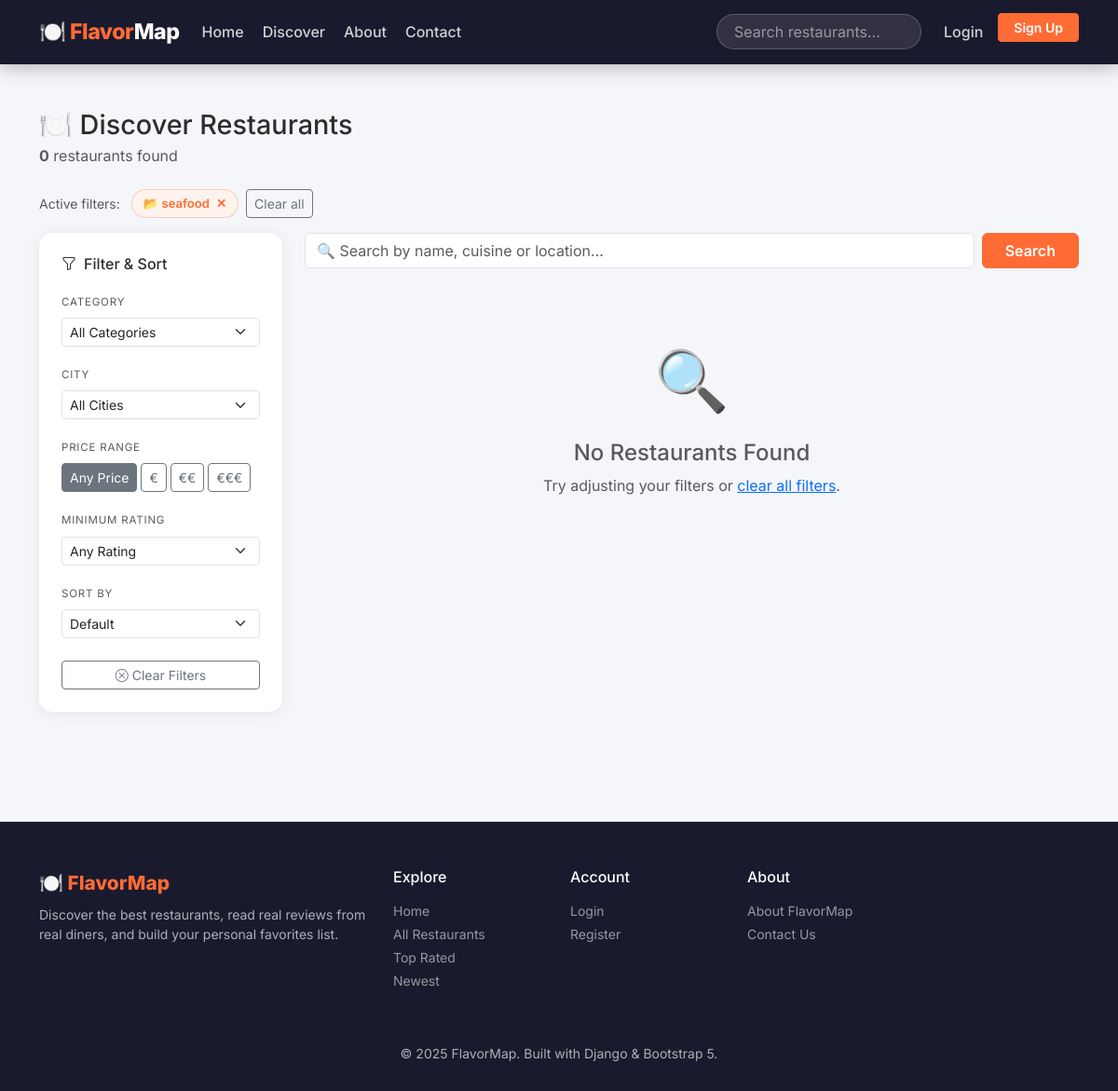
Page /restaurants/?category=seafood on the earlier database version.
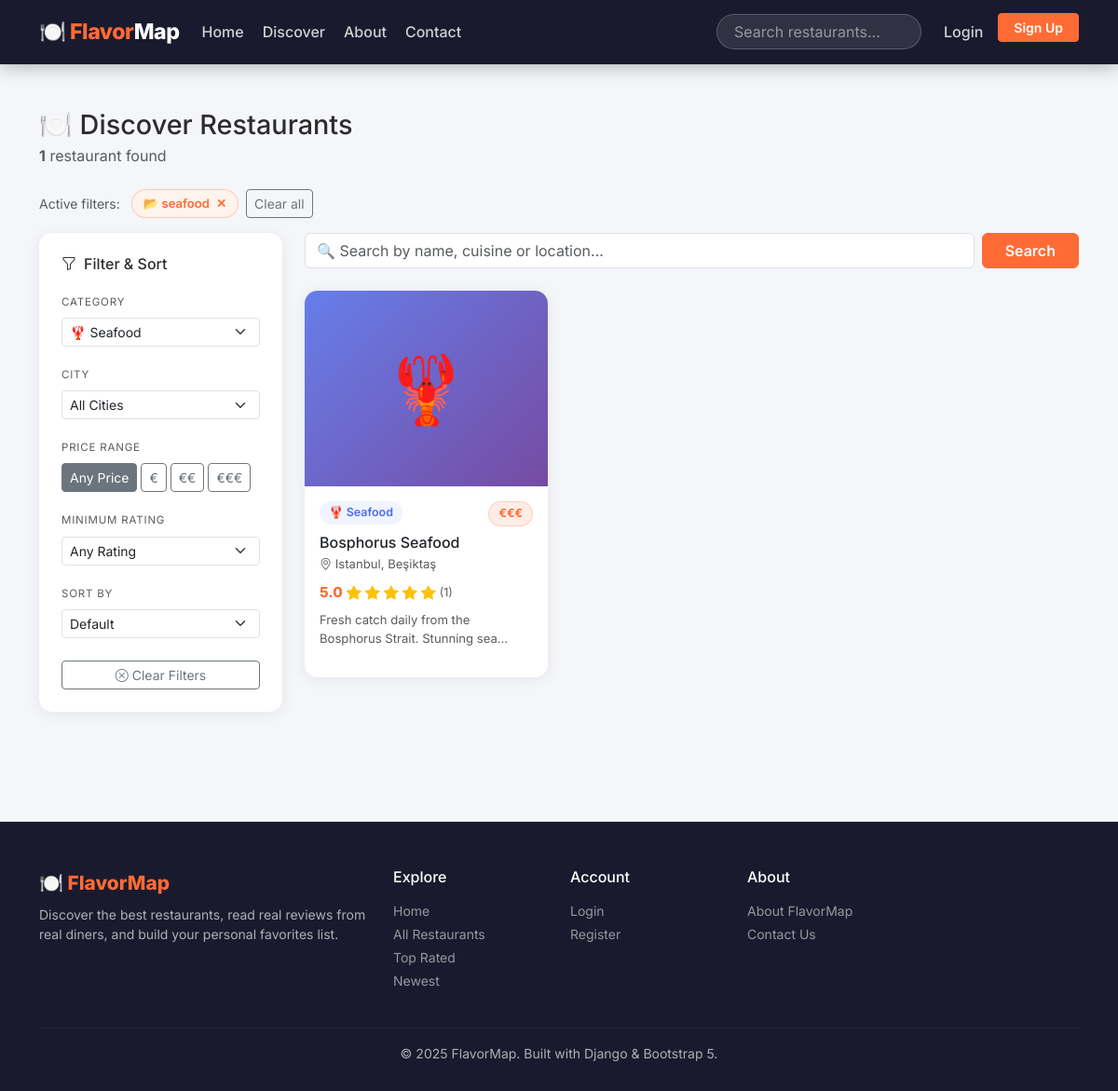
Same page on the later database version.
### restaurants/models.py (models this page shows, shortened)
class Restaurant(models.Model):
    PRICE_CHOICES = [
        ('€',   '€ — Budget-friendly'),
        ('€€',  '€€ — Mid-range'),
        ('€€€', '€€€ — Fine Dining'),
    ]
    name = models.CharField(max_length=200)
    description = models.TextField()
    address = models.CharField(max_length=300)
    city = models.CharField(max_length=100)
    district = models.CharField(max_length=100, blank=True)
    phone = models.CharField(max_length=30, blank=True)
    email = models.EmailField(blank=True)
    website = models.URLField(blank=True)
    price_range = models.CharField(max_length=5, choices=PRICE_CHOICES, default='€€')
    category = models.ForeignKey(
        Category, on_delete=models.SET_NULL, null=True,
        related_name='restaurants'
    )
    owner = models.ForeignKey(
        User, on_delete=models.SET_NULL, null=True, blank=True,
        related_name='owned_restaurants'
    )
    is_claimed = models.BooleanField(default=False)
    latitude = models.DecimalField(max_digits=9, decimal_places=6, null=True, blank=True)
    longitude = models.DecimalField(max_digits=9, decimal_places=6, null=True, blank=True)
    main_photo = models.ImageField(upload_to='restaurants/main/', blank=True, null=True)
    created_at = models.DateTimeField(auto_now_add=True)
    updated_at = models.DateTimeField(auto_now=True)
    class Meta:
        ordering = ['-created_at']

class Category(models.Model):
    name = models.CharField(max_length=100)
    slug = models.SlugField(unique=True)
    icon = models.CharField(max_length=10, default='🍽️')
    description = models.TextField(blank=True)
    created_at = models.DateTimeField(auto_now_add=True)
    class Meta:
        verbose_name_plural = 'categories'
        ordering = ['name']

### restaurants/views.py (the view, shortened to what this page needs)
# urls.py: path('restaurants/',            views.restaurant_list,   name='restaurant_list'),
def restaurant_list(request):
    qs = Restaurant.objects.select_related('category').annotate(
        avg_r=Avg('reviews__rating'),
        rev_count=Count('reviews'),
    )
    form = SearchFilterForm(request.GET or None)
    cities = Restaurant.objects.values_list('city', flat=True).distinct().order_by('city')
    categories_qs = Category.objects.all().order_by('name')
    form.fields['city'].choices = [('', 'All Cities')] + [(c, c) for c in cities]
    form.fields['category'].choices = [('', 'All Categories')] + [
        (cat.slug, f"{cat.icon} {cat.name}") for cat in categories_qs
    ]
    q          = request.GET.get('q', '').strip()
    category   = request.GET.get('category', '')
    city       = request.GET.get('city', '')
    price      = request.GET.get('price_range', '')
    min_rating = request.GET.get('min_rating', '')
    sort       = request.GET.get('sort', '')
    if category:
        qs = qs.filter(category__slug=category)
    if city:
        qs = qs.filter(city__iexact=city)
    if price:
        qs = qs.filter(price_range=price)
    if min_rating:
        qs = qs.filter(avg_r__gte=float(min_rating))
    SORT_MAP = {
        'rating':     '-avg_r',
        'newest':     '-created_at',
        'reviews':    '-rev_count',
        'price_asc':  'price_range',
        'price_desc': '-price_range',
    }
    qs = qs.order_by(SORT_MAP.get(sort, '-created_at'))
    paginator = Paginator(qs, 12)
    page_obj  = paginator.get_page(request.GET.get('page'))
    get_copy = request.GET.copy()
    get_copy.pop('page', None)
    context = {
        'page_title':   'Discover Restaurants',
        'restaurants':  page_obj,
        'form':         form,
        'categories':   categories_qs,
        'cities':       cities,
        'total_count':  paginator.count,
        'query_string': get_copy.urlencode(),
        'active_q':          q,
        'active_category':   category,
        'active_city':       city,
        'active_price':      price,
        'active_min_rating': min_rating,
        'active_sort':       sort,
    }
    return render(request, 'restaurants/restaurant_list.html', context)

### restaurants/forms.py
class SearchFilterForm(forms.Form):
    SORT_CHOICES = [
        ('',          'Default'),
        ('rating',    '⭐ Highest Rated'),
        ('newest',    '🆕 Newest First'),
        ('reviews',   '💬 Most Reviewed'),
        ('price_asc', '💸 Price: Low → High'),
        ('price_desc','💰 Price: High → Low'),
    ]
    RATING_CHOICES = [
        ('', 'Any Rating'),
        ('3', '3+ Stars'),
        ('4', '4+ Stars'),
        ('4.5', '4.5+ Stars'),
    ]
    q = forms.CharField(
        required=False,
        label='',
        widget=forms.TextInput(attrs={
            'placeholder': '🔍 Search restaurants, cuisines, locations...',
            'class': 'form-control',
        })
    )
    category = forms.ChoiceField(required=False, choices=[], label='Category')
    city = forms.ChoiceField(required=False, choices=[], label='City')
    price_range = forms.ChoiceField(
        required=False,
        choices=[('', 'Any Price'), ('€', '€'), ('€€', '€€'), ('€€€', '€€€')],
        label='Price'
    )
    min_rating = forms.ChoiceField(required=False, choices=RATING_CHOICES, label='Min Rating')
    sort = forms.ChoiceField(required=False, choices=SORT_CHOICES, label='Sort By')

### restaurants/templates/restaurants/restaurant_list.html (shortened to what the changed rows need)
{% extends 'restaurants/base.html' %}
{% load restaurant_tags %}
{% block content %}
<div class="container py-5">
  <div class="d-flex justify-content-between align-items-start mb-4 flex-wrap gap-3">
    <div>
      <h1 class="fw-800 mb-1" style="font-size:1.8rem;">🍽️ Discover Restaurants</h1>
      <p class="text-muted mb-0">
        <strong>{{ total_count }}</strong> restaurant{{ total_count|pluralize }} found
      </p>
    </div>
  </div>
  <div class="row g-4">
    <div class="col-lg-3">
      <div class="fm-card p-4 sticky-sidebar">
        <form method="get" id="filterForm">
          <div class="mb-3">
            <label class="form-label small fw-600 text-muted text-uppercase" style="font-size:.72rem; letter-spacing:.8px;">Category</label>
            <select name="category" class="form-select form-select-sm auto-submit">
              <option value="">All Categories</option>
              {% for cat in categories %}
              <option value="{{ cat.slug }}" {% if active_category == cat.slug %}selected{% endif %}>
                {{ cat.icon }} {{ cat.name }}
              </option>
              {% endfor %}
            </select>
          </div>
          <div class="mb-3">
            <div class="d-flex gap-1 flex-wrap">
              {% for val, label in form.fields.price_range.choices %}
              <div>
                <label class="btn btn-sm btn-outline-secondary" for="price{{ forloop.counter }}">
                  {{ label }}
                </label>
              </div>
              {% endfor %}
            </div>
          </div>
        </form>
      </div>
    </div>
    <div class="col-lg-9">
      <div class="row g-4">
        {% for r in restaurants %}
        <div class="col-sm-6 col-xl-4">
          <div class="fm-card card h-100">
            {% if r.main_photo %}
            <img src="{{ r.main_photo.url }}" class="card-img-top" alt="{{ r.name }}">
            {% else %}
            <div class="fm-card-placeholder"
                 style="background: linear-gradient(135deg,
                   {% cycle '#667eea,#764ba2' '#f093fb,#f5576c' '#4facfe,#00f2fe' '#43e97b,#38f9d7' '#fa709a,#fee140' '#a18cd1,#fbc2eb' %});">
              {{ r.category.icon }}
            </div>
            {% endif %}
            <div class="card-body p-3 d-flex flex-column">
              <div class="d-flex justify-content-between align-items-start mb-2">
                <span class="badge-category">{{ r.category.icon }} {{ r.category.name }}</span>
                <span class="badge-price">{{ r.price_range }}</span>
              </div>
              <h6 class="fw-700 mb-1" style="font-size:1rem;">
                <a href="{% url 'restaurant_detail' r.pk %}" class="text-dark text-decoration-none stretched-link">
                  {{ r.name }}
                </a>
              </h6>
              <p class="text-muted mb-2" style="font-size:.82rem;">
                <i class="bi bi-geo-alt"></i>
                {{ r.city }}{% if r.district %}, {{ r.district }}{% endif %}
              </p>
              <div class="d-flex align-items-center gap-1 mb-2">
                {% with avg=r.avg_r|default:0 %}
                <span class="rating-number" style="font-size:.95rem;">{{ avg|floatformat:1 }}</span>
                {{ avg|bs_stars }}
                <span class="text-muted" style="font-size:.78rem;">({{ r.rev_count }})</span>
                {% endwith %}
              </div>
              <p class="text-muted flex-grow-1" style="font-size:.82rem; -webkit-line-clamp:2; display:-webkit-box; -webkit-box-orient:vertical; overflow:hidden;">
                {{ r.description|truncatechars:80 }}
              </p>
            </div>
          </div>
        </div>
        {% empty %}
        <div class="col-12 text-center py-5">
          <div style="font-size: 4rem;">🔍</div>
          <h4 class="text-muted mt-3 fw-700">No Restaurants Found</h4>
          <p class="text-muted">
            {% if active_q or active_category or active_city or active_price %}
              Try adjusting your filters or
              <a href="{% url 'restaurant_list' %}">clear all filters</a>.
            {% else %}
              Be the first to
              <a href="{% url 'restaurant_create' %}">add a restaurant!</a>
            {% endif %}
          </p>
        </div>
        {% endfor %}
      </div>
    </div>
  </div>
</div>
{% endblock %}

Differences in the rows shown:
added Restaurant: category.icon "🦞", category.name "Seafood", price_range "€€€", name "Bosphorus Seafood", city "Istanbul", district "Beşiktaş", value "5.0", rev_count "1", description "Fresh catch daily from the Bosphorus Strait. Stunning…"
Other differences:
{{ total_count }}: "0" → "1"
form field category: "All Categories" → "🦞 Seafood"
text no longer shown: "🔍 No Restaurants Found Try adjusting your filters or clear all filters ."
